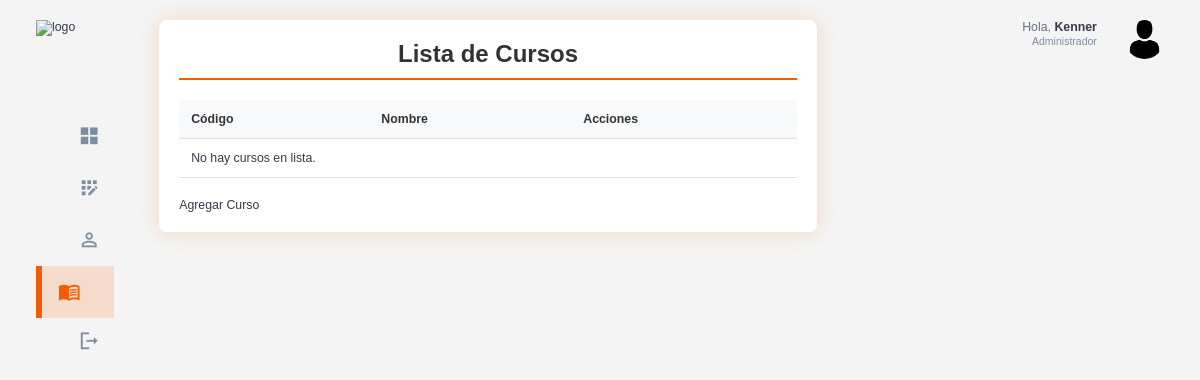
Page /cursos/ (signed in) on the earlier database version.
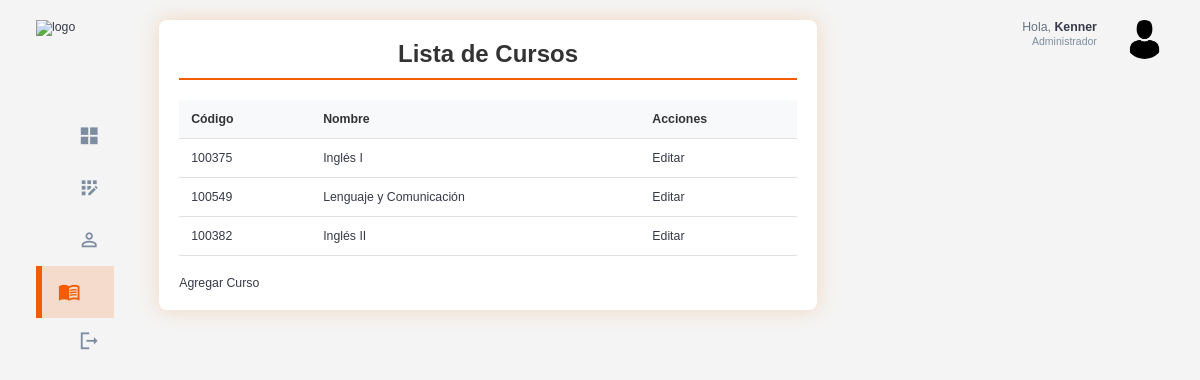
Same page on the later database version.
### cursos/models.py (models this page shows, shortened)
class Curso(models.Model):
    codigo = models.CharField(max_length=10, unique=True)  # Campo único
    nombre = models.CharField(max_length=100)
    descripcion = models.TextField(null=True, blank=True)
    creditos = models.IntegerField()
    pre_requisitos = models.ManyToManyField('self', symmetrical=False, related_name='requisitos_para', blank=True)

### usuarios/decorators.py (the view)
        def _wrapped_view(request, *args, **kwargs):
            if request.user.is_authenticated and (request.user.rol.nombre_rol == role or request.user.rol.is_admin):
                return view_func(request, *args, **kwargs)
            else:
                raise PermissionDenied  # Lanza un error si no tiene el rol correcto

### cursos/views.py (called while the page is built)
@login_required
@role_required('Administrador')
def listar_cursos(request):
    cursos = Curso.objects.all()
    return render(request, 'cursos/listar_cursos.html', {'cursos': cursos})

### templates/cursos/listar_cursos.html (shortened to what this page needs)
{% extends 'base.html' %}
{% load static %}
{% block extra_css %}
    <link rel="stylesheet" href="{% static 'css/student_list.css' %}">
{% endblock %}
{% block content %}
<div class="student-list-container">
    <h2>Lista de Cursos</h2>
    <div class="table-responsive">
        <table class="student-table">
            <thead>
                <tr>
                  <th>Código</th>
                  <th>Nombre</th>
                  <th>Acciones</th>
                </tr>
            </thead>
            <tbody>
                {% for curso in cursos %}
                <tr>
                  <td>{{ curso.codigo }}</td>
                  <td>{{ curso.nombre }}</td>
                  <td>
                    <a href="{% url 'editar_curso' curso.pk %}">Editar</a>
                  </td>
                </tr>
                {% empty %}
                <tr>
                    <td colspan="7">No hay cursos en lista.</td>
                </tr>
                {% endfor %}
            </tbody>
        </table>
    </div>
    <a href="{% url 'agregar_curso' %}">Agregar Curso</a>
</div>
{% endblock %}

Differences in the rows shown:
added Curso: codigo "100375", nombre "Inglés I"
added Curso: codigo "100549", nombre "Lenguaje y Comunicación"
added Curso: codigo "100382", nombre "Inglés II"
Other differences:
text no longer shown: "No hay cursos en lista."
